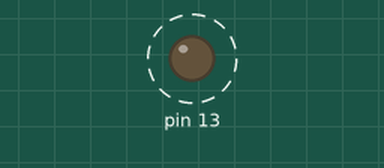
Simulated run of this sketch. Board: Arduino Uno, built with avr-gcc and run on an emulated ATmega328P. Parts: output pins drawn as LEDs (lit = HIGH). Dashed ring = blinking.

Above: at 0.3 s.
Timing chart, 0 to 3.4 s (numbered marks = the images above):
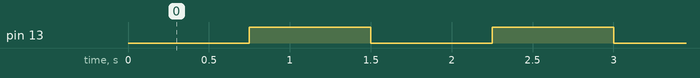

Measured:
- by itself, pin 13: alternates HIGH for 0.75 s and LOW for 0.75 s

The sketch:

enshu2-4-4.ino
```cpp
unsigned long timePrev = 0; //基準となる時間を格納

void flash() {
   static boolean output = HIGH;
   digitalWrite(13,output); //LEDをD13に出力設定
   output = !output; //HIGH->LOW,LOW->HIGH反転させる
}
void setup() {
  pinMode(13,OUTPUT); //13番ピンを出力ポートに設定
}

void loop() { //millis関数による時間計測
  unsigned long timeNow = millis(); //millis関数を用いて現在の時間情報を取得
  if(timeNow - timePrev >= 750){ //750ms以上経過
    flash(); //flash関数の処理を実行
    timePrev = timeNow; //時間情報の更新
  }
  else{}
}
```
